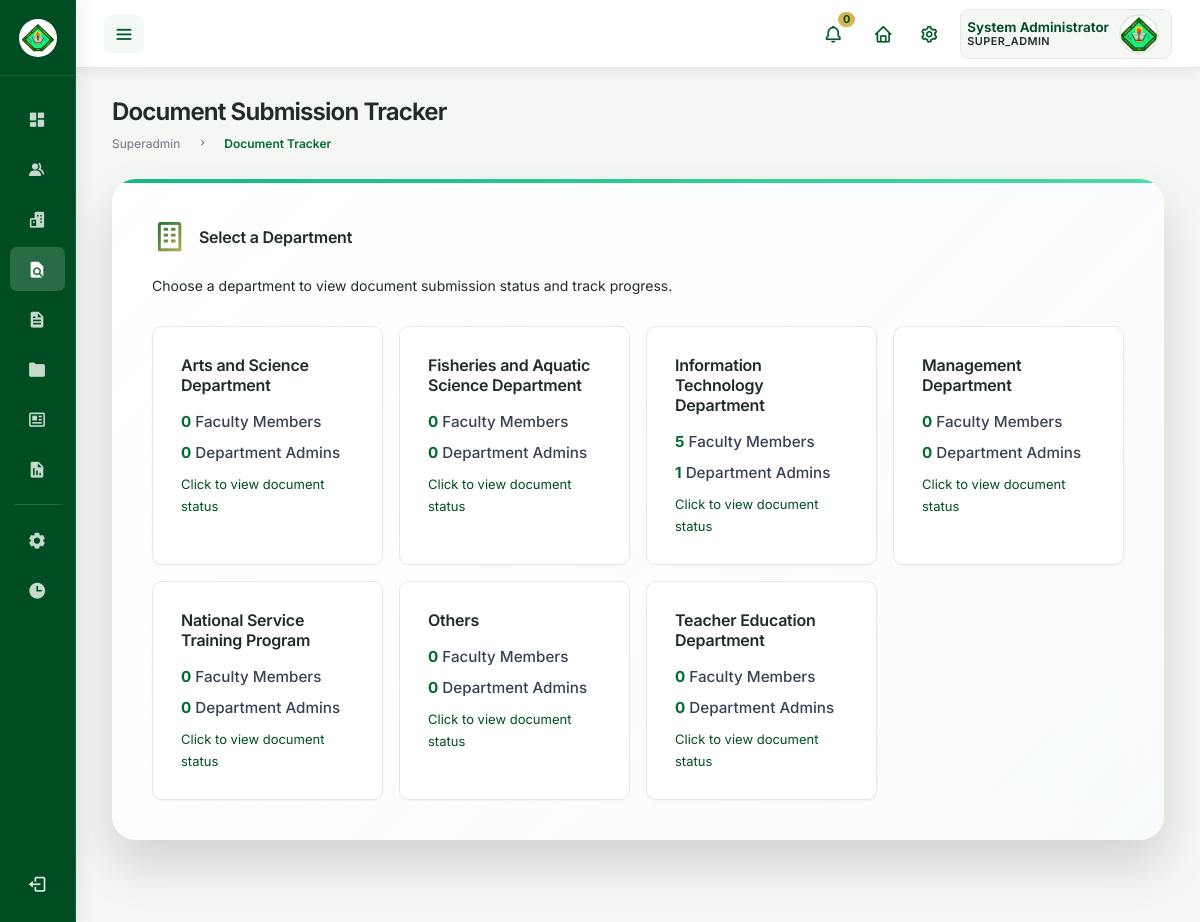
Page /roles/superadmin/document-tracker.php (signed in) on the committed database.
### tables this page shows
CREATE TABLE `departments` (
  `id` int NOT NULL,
  `department_code` varchar(10) NOT NULL,
  `department_name` varchar(100) NOT NULL,
  `description` text,
  `head_of_department` varchar(100) DEFAULT NULL,
  `contact_email` varchar(255) DEFAULT NULL,
  `contact_phone` varchar(20) DEFAULT NULL,
  `created_at` datetime DEFAULT CURRENT_TIMESTAMP,
  `updated_at` datetime DEFAULT CURRENT_TIMESTAMP ON UPDATE CURRENT_TIMESTAMP,
  `is_active` tinyint(1) DEFAULT '1'
);

### roles/superadmin/document-tracker.php (the view, shortened to what this page needs)
<?php
require_once '../../includes/auth_check.php';
try {
    $stmt = $pdo->prepare("
        SELECT d.*,
               COUNT(DISTINCT u.id) as user_count,
               COUNT(DISTINCT CASE WHEN u.role = 'admin' THEN u.id END) as admin_count
        FROM departments d
        LEFT JOIN users u ON d.id = u.department_id AND u.is_approved = 1
        WHERE d.is_active = 1
        GROUP BY d.id
        ORDER BY d.department_name
    ");
    $stmt->execute();
    $all_departments = $stmt->fetchAll(PDO::FETCH_ASSOC);
} catch(PDOException $e) {
    error_log("Error fetching departments: " . $e->getMessage());
    $all_departments = [];
}
$selected_department = isset($_GET['department']) ? intval($_GET['department']) : null;
?>
<!DOCTYPE html>
<html lang="en">
<head>
    <link href='https://unpkg.com/boxicons@2.0.9/css/boxicons.min.css' rel='stylesheet'>
    <link rel="stylesheet" href="assets/css/base.css?v=<?= time() ?>">
    <link rel="stylesheet" href="assets/css/sidebar.css?v=<?= time() ?>">
    <link rel="stylesheet" href="assets/css/navbar.css?v=<?= time() ?>">
    <link rel="stylesheet" href="assets/css/doc-track.css?v=<?= time() ?>">
    <link rel="stylesheet" href="assets/css/document-tracker.css?v=<?= time() ?>">
    <link rel="stylesheet" href="assets/css/document.css?v=<?= time() ?>">
    <?php include __DIR__ . '/../../includes/theme.php'; ?>
</head>
<body>
    <section id="content">
        <main>
            <div class="head-title">
                <div class="left">
                    <h1>Document Submission Tracker</h1>
                    <ul class="breadcrumb">
                        <li><a href="dashboard.php">Superadmin</a></li>
                        <li><i class='bx bx-chevron-right'></i></li>
                        <li><a class="active" href="#">Document Tracker</a></li>
                    </ul>
                </div>
            </div>
            <?php if (!$selected_department): ?>
                <div class="department-selection">
                    <h3><i class='bx bx-building'></i> Select a Department</h3>
                    <p>Choose a department to view document submission status and track progress.</p>
                    <div class="department-grid">
                        <?php foreach ($all_departments as $dept): ?>
                            <div class="department-card" onclick="selectDepartment(<?= $dept['id'] ?>)">
                                <h3><?= htmlspecialchars($dept['department_name']) ?></h3>
                                <p><strong><?= $dept['user_count'] ?></strong> Faculty Members</p>
                                <p><strong><?= $dept['admin_count'] ?></strong> Department Admins</p>
                                <small>Click to view document status</small>
                            </div>
                        <?php endforeach; ?>
                    </div>
                </div>
            <?php endif; ?>
        </main>
    </section>
</body>
</html>

### roles/superadmin/assets/css/base.css (style rules this page uses)
* { margin: 0; padding: 0; box-sizing: border-box; }
a { text-decoration: none; }
li { list-style: none; }
:root { --poppins: 'Inter', -apple-system, BlinkMacSystemFont, 'Segoe UI', sans-serif; --lato: 'Inter', -apple-system, BlinkMacSystemFont, 'Segoe UI', sans-serif; --light: #f8fafc; --blue: #28a745; --light-blue: #f0fdf4; --grey: #f1f5f9; --dark-grey: #94a3b8; --dark: #1f2937; --red: #dc2626; --yellow: #eab308; --light-yellow: #fef3c7; --orange: #f97316; --light-orange: #fed7aa; --green-primary: #28a745; --green-hover: #1e7e34; --green-light: #f0fdf4; --green-lighter: rgba(40, 167, 69, 0.1); --text-primary: #1f2937; --text-secondary: #6b7280; --text-muted: #9ca3af; }
html { overflow-x: hidden; }
body { background: var(--grey); overflow-x: hidden; font-family: var(--poppins); -webkit-font-smoothing: antialiased; -moz-osx-font-smoothing: grayscale; }
#content main { width: 100%; padding: 36px 24px; font-family: var(--poppins); max-height: calc(100vh - 56px); overflow-y: auto; }
#content main .head-title { display: flex; align-items: center; justify-content: space-between; grid-gap: 16px; flex-wrap: wrap; }
#content main .head-title .left h1 { font-size: 36px; font-weight: 600; margin-bottom: 10px; color: var(--text-primary); }
#content main .head-title .left .breadcrumb { display: flex; align-items: center; grid-gap: 16px; }
#content main .head-title .left .breadcrumb li { color: var(--text-primary); }
#content main .head-title .left .breadcrumb li a { color: var(--text-secondary); pointer-events: none; }
#content main .head-title .left .breadcrumb li a.active { color: var(--blue); pointer-events: unset; }

### roles/superadmin/assets/css/sidebar.css (style rules this page uses)
:root { --sidebar-poppins: 'Poppins'; --sidebar-background: #04500f; --sidebar-green: #ffffff; --sidebar-green-hover: #266d10; --sidebar-green-light: #eee; --sidebar-green-lighter: rgba(255, 255, 255, 0.05); --sidebar-grey: rgba(255, 255, 255, 0.2); --sidebar-dark-grey: #AAAAAA; --sidebar-dark: #ffffff; --sidebar-red: #ff6b6b; }
#sidebar { position: fixed; top: 0; left: 0; width: 60px; height: 100%; background: var(--sidebar-background); z-index: 2000; font-family: var(--sidebar-poppins); transition: .3s ease; overflow-x: hidden; scrollbar-width: none; }
#sidebar .brand { font-size: 24px; font-weight: 700; height: 56px; display: flex; align-items: center; color: var(--sidebar-green); position: sticky; top: 0; left: 0; background: var(--sidebar-background); z-index: 500; padding-bottom: 20px; box-sizing: content-box; text-decoration: none; }
#sidebar .side-menu { width: 100%; margin: 48px 0 0 0; padding: 0; list-style: none; }
#sidebar .side-menu li { height: 48px; background: transparent; margin: 0 0 0 6px; padding: 4px; border-radius: 48px 0 0 48px; position: relative; list-style: none; }
#sidebar .side-menu li.active { background: var(--sidebar-green-light); position: relative; }
#sidebar .side-menu li.active::before { content: ''; position: absolute; width: 40px; height: 40px; border-radius: 50%; top: -40px; right: 0; box-shadow: 20px 20px 0 var(--sidebar-green-light); z-index: -1; }
#sidebar .side-menu li.active::after { content: ''; position: absolute; width: 40px; height: 40px; border-radius: 50%; bottom: -40px; right: 0; box-shadow: 20px -20px 0 var(--sidebar-green-light); z-index: -1; }
#sidebar .side-menu li a { width: 100%; height: 100%; background: transparent; display: flex; align-items: center; border-radius: 48px; font-size: 16px; color: var(--sidebar-dark); white-space: nowrap; overflow-x: hidden; text-decoration: none; transition: all 0.3s ease; margin: 0; padding: 0; }
#sidebar .side-menu.top li.active a { color: #fff; background: var(--sidebar-green); font-weight: 600; }
#sidebar:not(.expanded) .side-menu li a { width: calc(48px - (4px * 2)); }
#sidebar .side-menu li a.logout { color: var(--sidebar-red); }
#sidebar .side-menu li a .bx { min-width: calc(60px - ((4px + 6px) * 2)); display: flex; justify-content: center; transition: transform 0.3s ease; }
#content { position: relative; width: calc(100% - 60px); left: 60px; transition: .3s ease; }

### rows in the picture
departments: department_name "Arts and Science Department", user_count "0", admin_count "0"
departments: department_name "Fisheries and Aquatic Science Department", user_count "0", admin_count "0"
departments: department_name "Information Technology Department", user_count "5", admin_count "1"
departments: department_name "Management Department", user_count "0", admin_count "0"
departments: department_name "National Service Training Program", user_count "0", admin_count "0"
departments: department_name "Others", user_count "0", admin_count "0"
departments: department_name "Teacher Education Department", user_count "0", admin_count "0"
